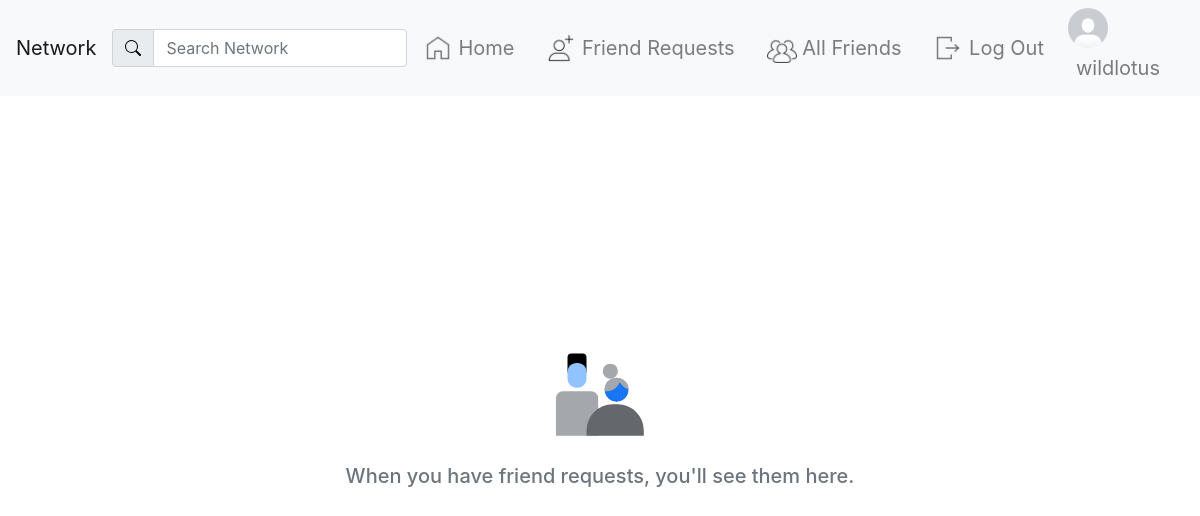
Page /friend_requests (signed in) on the earlier database version.
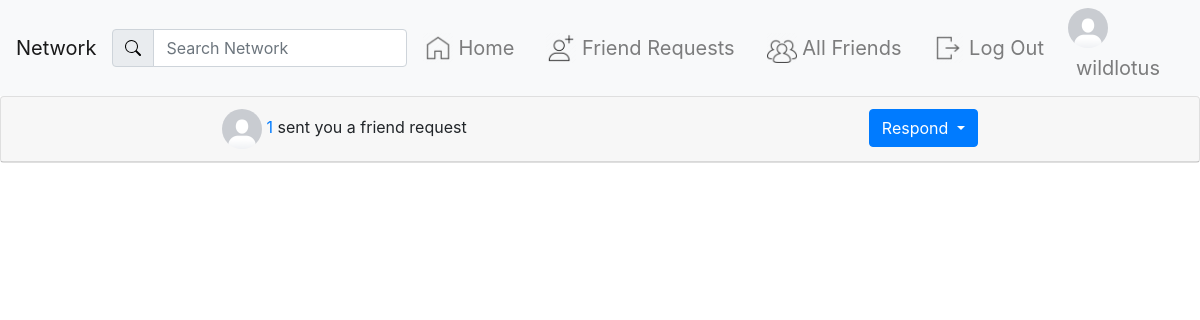
Same page on the later database version.
### network/models.py (models this page shows)
class FriendRequest(models.Model):
    from_user = models.ForeignKey(User, related_name="from_user", on_delete=models.CASCADE)
    to_user = models.ForeignKey(User, related_name="to_user", on_delete=models.CASCADE)
    active = models.BooleanField(default=True)
    class Meta:
        constraints = [
            models.UniqueConstraint(
                name="%(app_label)s_%(class)s_unique_relationships",
                fields=["from_user", "to_user"]
            ),
            models.CheckConstraint(
                name="%(app_label)s_%(class)s_prevent_self_friending",
                check=~models.Q(from_user=models.F("to_user")),
            ),
        ]

class User(AbstractUser):
    pass

class UserProfile(models.Model):
    user = models.OneToOneField(User, primary_key=True, related_name="profile", on_delete=models.CASCADE)
    name = models.CharField(max_length=64, blank=True, null=True)
    bio = models.TextField(blank=True, default="No bio...")
    picture = models.ImageField(blank=True, default="default_profile_image.png")
    friends = models.ManyToManyField(User, blank=True, related_name="friends")

### network/views.py (the view)
# urls.py: path("friend_requests", views.friend_requests, name="friend_requests"),
def friend_requests(request):
    friend_requests = FriendRequest.objects.filter(to_user=request.user, active=True)
    return render(request, "network/friend_requests.html", {
        "friend_requests": friend_requests
    })

### network/templates/network/friend_requests.html (shortened to what this page needs)
{% extends "network/layout.html" %} {% load static %}
{% block body %}
{% for friend_request in friend_requests %}
<div class="card">
    <div class="card-header d-flex justify-content-around" id="friend_request_header_{{friend_request.id}}">
        <div>
            <img src="{{ friend_request.from_user.profile.picture.url }}" alt="" width="40px" height="40px" style="border-radius: 50%">
            <a href="{% url 'profile' friend_request.from_user.id %}">{{ friend_request.from_user }}</a> sent you a friend
            request
        </div>
        <div class="dropdown">
            <button type="button" class="btn btn-primary dropdown-toggle" id="dropdownMenuButton" data-toggle="dropdown"
                aria-haspopup="true" aria-expanded="false">
                Respond
            </button>
        </div>
    </div>
</div>
{% empty %}
<div class="d-flex align-items-center justify-content-center flex-column" style="min-height: 640px;">
    <div class="p-2">
        <img src="{% static 'network/images/null_states_people_gray_wash.svg' %}" width="112" height="112" alt="">
    </div>
    <div class="p-2 text-muted">
        <h5>When you have friend requests, you'll see them here.</h5>
    </div>
</div>
{% endfor %}
{% endblock %}

Differences in the rows shown:
added FriendRequest: from_user.profile.picture (placeholder picture), from_user "1"
Other differences:
text no longer shown: "When you have friend requests, you'll see them here."
